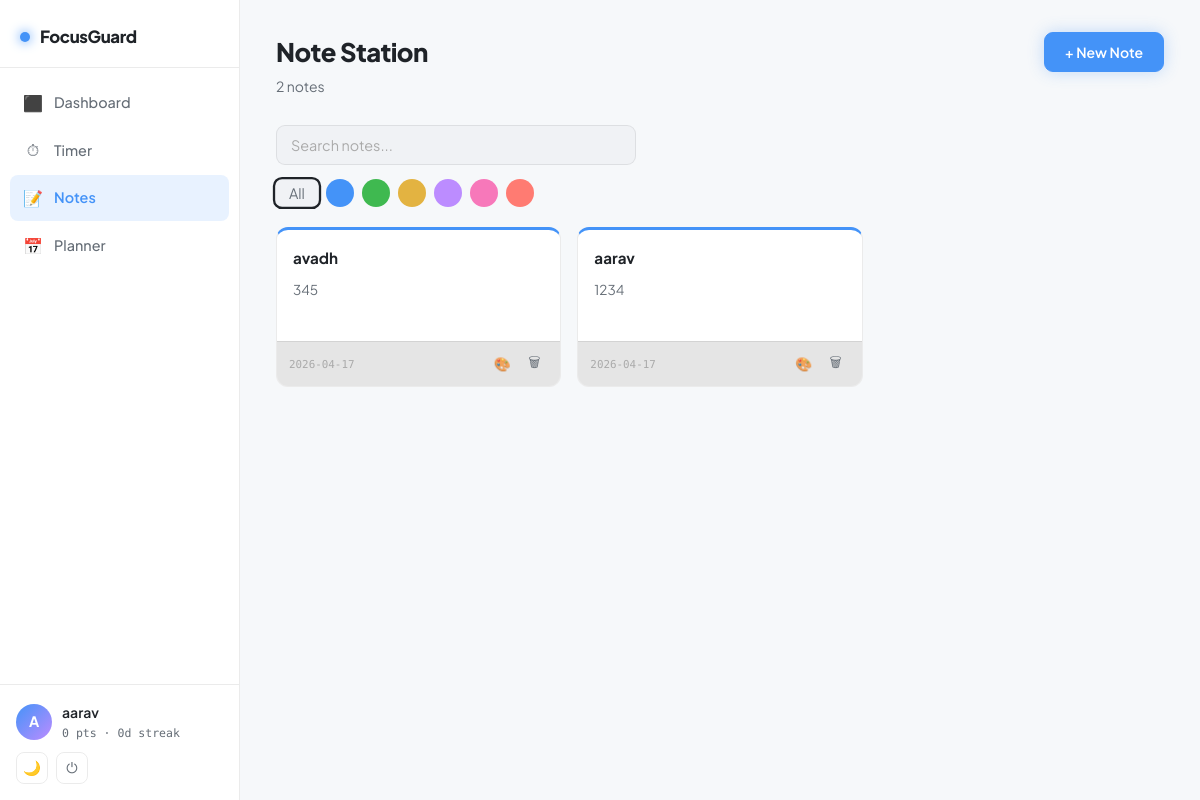
The app's page /notes (signed in) with its own data.
### tables this page shows
CREATE TABLE users (
            id              INTEGER PRIMARY KEY AUTOINCREMENT,
            username        TEXT    UNIQUE NOT NULL,
            password        TEXT    NOT NULL,
            points          INTEGER DEFAULT 0,
            streak          INTEGER DEFAULT 0,
            last_study_date TEXT,
            theme           TEXT    DEFAULT 'dark',
            ringtone        TEXT    DEFAULT 'bell',
            created_at      TIMESTAMP DEFAULT CURRENT_TIMESTAMP
        );

CREATE TABLE notes (
            id         INTEGER PRIMARY KEY AUTOINCREMENT,
            user_id    INTEGER NOT NULL,
            title      TEXT    NOT NULL,
            content    TEXT    DEFAULT '',
            color      TEXT    DEFAULT '#4493f8',
            created_at TIMESTAMP DEFAULT CURRENT_TIMESTAMP,
            updated_at TIMESTAMP DEFAULT CURRENT_TIMESTAMP,
            FOREIGN KEY (user_id) REFERENCES users(id)
        );

### app.py (the view)
@app.route("/notes")
@login_required
def notes():
    db = get_db()
    user_notes = db.execute(
        "SELECT * FROM notes WHERE user_id=? ORDER BY updated_at DESC",
        (session["user_id"],)
    ).fetchall()
    return render_template("notes.html", user=get_user(), notes=user_notes)

### app.py (called while the page is built)
def get_db():
    db = sqlite3.connect("database.db")
    db.row_factory = sqlite3.Row
    return db

def login_required(f):
    @wraps(f)
    def decorated(*args, **kwargs):
        if "user_id" not in session:
            return redirect("/login")
        return f(*args, **kwargs)
    return decorated

def get_user():
    if "user_id" not in session:
        return None
    return get_db().execute("SELECT * FROM users WHERE id=?", (session["user_id"],)).fetchone()

### templates/notes.html (shortened to what this page needs)
{% extends "base.html" %}
{% block content %}
<div class="page-header">
  <div>
    <h1 class="page-title">Note Station</h1>
    <p class="page-sub">{{ notes | length }} note{{ 's' if notes | length != 1 else '' }}</p>
  </div>
  <button class="btn btn-primary" onclick="openNewNote()">+ New Note</button>
</div>
<div class="notes-search-wrap">
  <input type="text" id="noteSearch" placeholder="Search notes..." oninput="filterNotes(this.value)" class="notes-search">
</div>
<div class="color-filter">
  <button class="cf-btn active" onclick="filterByColor('', this)">All</button>
  <button class="cf-btn" onclick="filterByColor('#4493f8', this)" style="background:#4493f8;"></button>
  <button class="cf-btn" onclick="filterByColor('#3fb950', this)" style="background:#3fb950;"></button>
  <button class="cf-btn" onclick="filterByColor('#e3b341', this)" style="background:#e3b341;"></button>
  <button class="cf-btn" onclick="filterByColor('#bc8cff', this)" style="background:#bc8cff;"></button>
  <button class="cf-btn" onclick="filterByColor('#f778ba', this)" style="background:#f778ba;"></button>
  <button class="cf-btn" onclick="filterByColor('#ff7b72', this)" style="background:#ff7b72;"></button>
</div>
<div class="notes-grid" id="notesGrid">
{% if notes %}
  {% for note in notes %}
  <div class="note-card" id="note-{{ note.id }}" data-color="{{ note.color }}" data-title="{{ note.title | lower }}" data-content="{{ note.content | lower }}" style="border-top-color: {{ note.color }};">
    <div class="note-body">
      <div class="note-title" contenteditable="true" data-id="{{ note.id }}" onblur="saveNote({{ note.id }})">{{ note.title }}</div>
      <div class="note-content" contenteditable="true" data-id="{{ note.id }}" onblur="saveNote({{ note.id }})">{{ note.content }}</div>
    </div>
    <div class="note-footer">
      <span class="note-date">{{ note.updated_at[:10] }}</span>
      <div class="note-actions">
        <div class="color-picker-wrap">
          <button class="note-act-btn" onclick="toggleColorPicker({{ note.id }})">🎨</button>
        </div>
        <button class="note-act-btn note-del" onclick="deleteNote({{ note.id }})">🗑</button>
      </div>
    </div>
  </div>
  {% endfor %}
{% else %}
  <div class="empty-state" id="emptyState">
    <div class="empty-icon">📝</div>
    <h3>No notes yet</h3>
    <p>Click "New Note" to capture your first study note.</p>
  </div>
{% endif %}
</div>
{% endblock %}

### templates/base.html (shortened to what this page needs)
<!DOCTYPE html>
<html lang="en" data-theme="{{ user.theme if user else 'dark' }}">
<head>
<link rel="stylesheet" href="/static/style.css">
</head>
<body>
{% if user %}
<div class="app-layout">
  <aside class="sidebar" id="sidebar">
    <div class="sidebar-logo">
      <span class="logo-dot"></span>
      <span>FocusGuard</span>
    </div>
    <nav class="sidebar-nav">
      <a href="/dashboard" class="nav-link {% if request.path == '/dashboard' %}active{% endif %}">
        <span class="nav-icon">⬛</span> Dashboard
      </a>
      <a href="/timer" class="nav-link {% if request.path == '/timer' %}active{% endif %}">
        <span class="nav-icon">⏱</span> Timer
      </a>
      <a href="/notes" class="nav-link {% if request.path == '/notes' %}active{% endif %}">
        <span class="nav-icon">📝</span> Notes
      </a>
      <a href="/planner" class="nav-link {% if request.path == '/planner' %}active{% endif %}">
        <span class="nav-icon">📅</span> Planner
      </a>
    </nav>
    <div class="sidebar-footer">
      <div class="user-chip">
        <div class="user-avatar">{{ user.username[0].upper() }}</div>
        <div>
          <div class="user-name">{{ user.username }}</div>
          <div class="user-pts">{{ user.points }} pts · {{ user.streak }}d streak</div>
        </div>
      </div>
      <div class="sidebar-actions">
        <button class="icon-btn" id="themeBtn" title="Toggle theme">☀</button>
        <a href="/logout" class="icon-btn" title="Logout">⏻</a>
      </div>
    </div>
  </aside>
  <main class="main-content">
    {% block content %}{% endblock %}
  </main>
</div>
{% endif %}
</body>
</html>

### records on screen
users: username "A", username "aarav", points "0", streak "0"
notes: title "avadh", content "345", updated_at "2026-04-17"
notes: title "aarav", content "1234", updated_at "2026-04-17"

### other values on screen
{{ notes | length }} "2"
{{ 's' if notes | length != 1 else '' }} "s"
